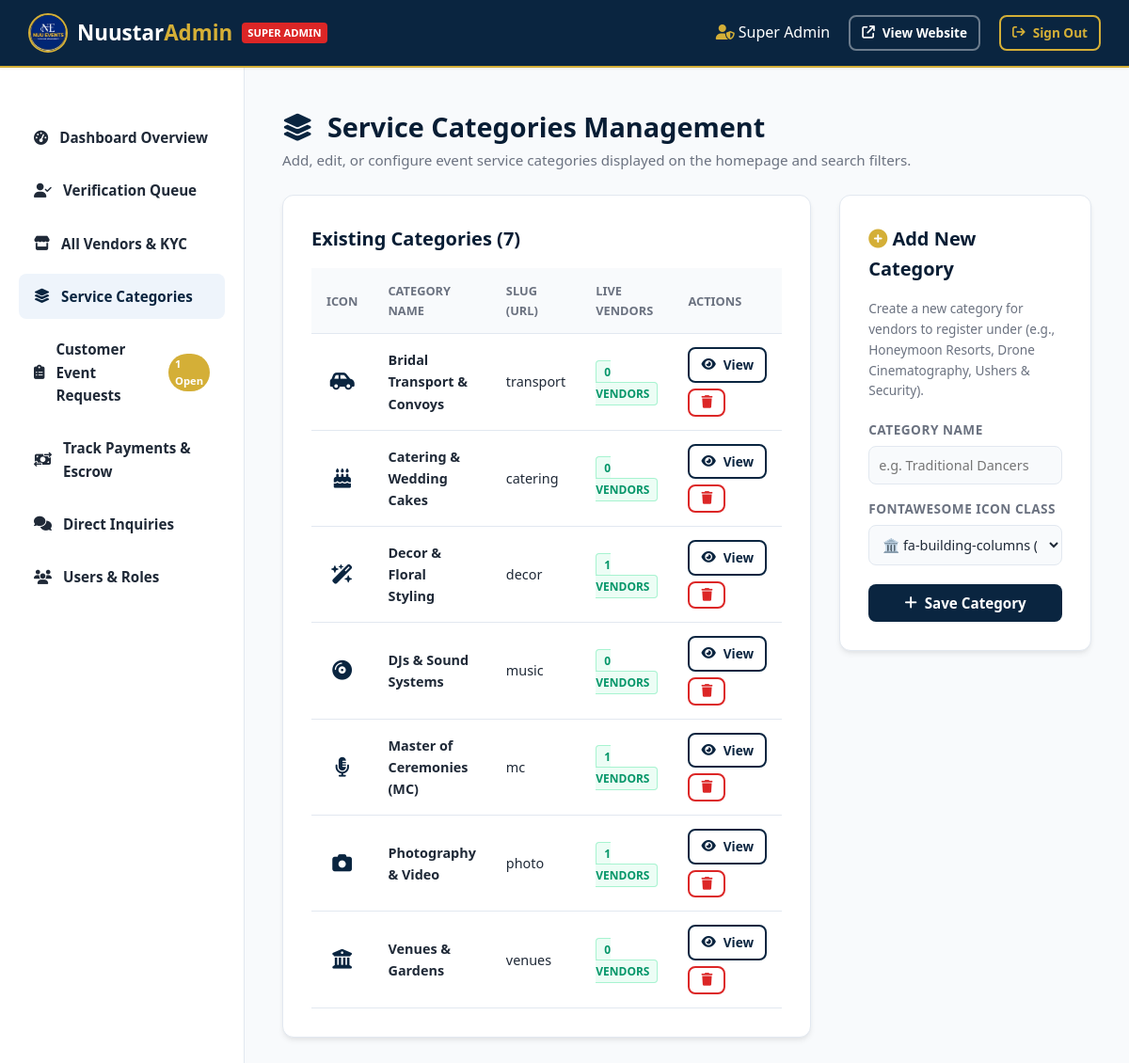
Screenshot of /admin/categories.php (signed in) with the database file from the repository.
### tables this page shows
CREATE TABLE IF NOT EXISTS `categories` (
  `id` INT AUTO_INCREMENT PRIMARY KEY,
  `name` VARCHAR(100) NOT NULL,
  `slug` VARCHAR(100) NOT NULL UNIQUE,
  `icon` VARCHAR(50) NOT NULL DEFAULT 'fa-layer-group',
  `vendor_count` INT DEFAULT 0
);

### admin/categories.php (the view, shortened to what this page needs)
<?php
$currentPage = 'categories';
require_once 'includes/header.php';
$categories = $pdo->query("
    SELECT c.*, COUNT(vp.id) AS live_vendor_count
    FROM categories c
    LEFT JOIN vendor_profiles vp ON c.id = vp.category_id
    GROUP BY c.id
    ORDER BY c.name ASC
")->fetchAll();
?>
<div style="margin-bottom: 25px;">
    <h1 style="font-size: 1.8rem; font-weight: 800; color: var(--dark);"><i class="fa-solid fa-layer-group" style="color: var(--primary); margin-right: 8px;"></i> Service Categories Management</h1>
    <p style="color: var(--text-muted); font-size: 0.95rem;">Add, edit, or configure event service categories displayed on the homepage and search filters.</p>
</div>
<div style="display: grid; grid-template-columns: 2fr 1fr; gap: 30px; align-items: start;">
    <div class="content-box">
        <h2 style="font-size: 1.25rem; font-weight: 700; margin-bottom: 15px; color: var(--dark);">Existing Categories (<?php echo count($categories); ?>)</h2>
        <table class="data-table">
            <thead>
                <tr>
                    <th>Icon</th>
                    <th>Category Name</th>
                    <th>Slug (URL)</th>
                    <th>Live Vendors</th>
                    <th>Actions</th>
                </tr>
            </thead>
            <tbody>
                <?php foreach ($categories as $cat): ?>
                <tr>
                    <td style="font-size: 1.3rem; color: var(--primary); text-align: center; width: 50px;">
                        <i class="fa-solid <?php echo htmlspecialchars($cat['icon']); ?>"></i>
                    </td>
                    <td><strong><?php echo htmlspecialchars($cat['name']); ?></strong></td>
                    <td><code><?php echo htmlspecialchars($cat['slug']); ?></code></td>
                    <td>
                        <span class="badge-status badge-verified-status">
                            <?php echo (int)$cat['live_vendor_count']; ?> Vendors
                        </span>
                    </td>
                    <td>
                        <div class="admin-table-actions">
                            <a href="../vendors.php?category=<?php echo urlencode($cat['slug']); ?>" target="_blank" class="btn btn-outline btn-sm" title="View Public Catalog">
                                <i class="fa-solid fa-eye"></i> View
                            </a>
                            <a href="categories.php?action=delete&id=<?php echo $cat['id']; ?>" class="btn btn-outline btn-sm" style="color: #dc2626; border-color: #dc2626;" title="Delete Category" onclick="return confirm('Delete this category?')">
                                <i class="fa-solid fa-trash"></i>
                            </a>
                        </div>
                    </td>
                </tr>
                <?php endforeach; ?>
            </tbody>
        </table>
    </div>
    <div class="content-box">
        <h2 style="font-size: 1.25rem; font-weight: 700; margin-bottom: 15px; color: var(--dark);"><i class="fa-solid fa-circle-plus" style="color: var(--accent);"></i> Add New Category</h2>
        <p style="font-size: 0.85rem; color: var(--text-muted); margin-bottom: 20px;">
            Create a new category for vendors to register under (e.g., Honeymoon Resorts, Drone Cinematography, Ushers & Security).
        </p>
        <form action="categories.php" method="POST">
            <div class="form-group" style="margin-bottom: 15px;">
                <label style="font-weight: 600; font-size: 0.85rem; display: block; margin-bottom: 6px;">Category Name</label>
                <input type="text" name="name" placeholder="e.g. Traditional Dancers" required style="width: 100%; padding: 10px; border: 1px solid var(--border); border-radius: var(--radius-sm); font-size: 0.9rem;">
            </div>
            <div class="form-group" style="margin-bottom: 20px;">
                <label style="font-weight: 600; font-size: 0.85rem; display: block; margin-bottom: 6px;">FontAwesome Icon Class</label>
                <select name="icon" style="width: 100%; padding: 10px; border: 1px solid var(--border); border-radius: var(--radius-sm); font-size: 0.9rem;">
                    <option value="fa-building-columns">🏛️ fa-building-columns (Venues)</option>
                </select>
            </div>
            <button type="submit" class="btn btn-primary btn-block">
                <i class="fa-solid fa-plus"></i> Save Category
            </button>
        </form>
    </div>
</div>
<?php require_once 'includes/footer.php'; ?>

### admin/includes/header.php (shortened to what this page needs)
<?php
require_once __DIR__ . '/../../config/db.php';
$badgeOpenRequests = (int)$pdo->query("SELECT COUNT(*) FROM event_requests WHERE status = 'open'")->fetchColumn();
$currentAdminName = $_SESSION['user_name'] ?? 'Super Admin';
?>
<!DOCTYPE html>
<html lang="en">
<head>
    <link rel="stylesheet" href="../css/style.css">
    <link rel="stylesheet" href="https://cdnjs.cloudflare.com/ajax/libs/font-awesome/6.5.1/css/all.min.css">
</head>
<body>
<header class="navbar" style="position: static; background: #0a2540; border-bottom: 2px solid var(--accent);">
    <div class="container nav-container" style="max-width: 100%; padding: 0 30px;">
        <a href="dashboard.php" class="logo" style="color: #fff; display: flex; align-items: center; gap: 10px;">
            <img src="../uploads/logo.png" alt="Nuustar Events" style="height: 42px; width: 42px; object-fit: contain; border-radius: 50%; border: 2px solid var(--accent);">
            <span>Nuustar<span style="color: var(--accent);">Admin</span></span>
            <span class="logo-badge" style="background: #dc2626;">Super Admin</span>
        </a>
        <div style="display: flex; align-items: center; gap: 20px; color: #fff;">
            <span><i class="fa-solid fa-user-shield" style="color: var(--accent);"></i> <?php echo htmlspecialchars($currentAdminName); ?></span>
            <a href="../index.php" target="_blank" class="btn btn-outline btn-sm" style="border-color: rgba(255,255,255,0.4); color: #fff;">
                <i class="fa-solid fa-arrow-up-right-from-square"></i> View Website
            </a>
            <a href="../logout.php" class="btn btn-outline btn-sm" style="border-color: var(--accent); color: var(--accent);">
                <i class="fa-solid fa-arrow-right-from-bracket"></i> Sign Out
            </a>
        </div>
    </div>
</header>
<div class="dashboard-layout">
    <aside class="dashboard-sidebar">
        <nav class="dashboard-nav">
            <a href="dashboard.php" class="<?php echo ($currentPage ?? '') === 'dashboard' ? 'active' : ''; ?>">
                <i class="fa-solid fa-gauge-high"></i> Dashboard Overview
            </a>
            <a href="vendors.php?status=pending" class="<?php echo ($currentPage ?? '') === 'verification' ? 'active' : ''; ?>">
                <i class="fa-solid fa-user-check"></i> Verification Queue
            </a>
            <a href="vendors.php" class="<?php echo ($currentPage ?? '') === 'vendors' ? 'active' : ''; ?>">
                <i class="fa-solid fa-store"></i> All Vendors & KYC
            </a>
            <a href="categories.php" class="<?php echo ($currentPage ?? '') === 'categories' ? 'active' : ''; ?>">
                <i class="fa-solid fa-layer-group"></i> Service Categories
            </a>
            <a href="requests.php" class="<?php echo ($currentPage ?? '') === 'requests' ? 'active' : ''; ?>">
                <i class="fa-solid fa-clipboard-list"></i> Customer Event Requests
                <?php if ($badgeOpenRequests > 0): ?>
                    <span style="background: var(--accent); color: #fff; font-size: 0.7rem; padding: 2px 7px; border-radius: 20px; margin-left: auto;">
                        <?php echo $badgeOpenRequests; ?> Open
                    </span>
                <?php endif; ?>
            </a>
            <a href="payments.php" class="<?php echo ($currentPage ?? '') === 'payments' ? 'active' : ''; ?>">
                <i class="fa-solid fa-money-bill-transfer"></i> Track Payments & Escrow
            </a>
            <a href="inquiries.php" class="<?php echo ($currentPage ?? '') === 'inquiries' ? 'active' : ''; ?>">
                <i class="fa-solid fa-comments"></i> Direct Inquiries
            </a>
            <a href="users.php" class="<?php echo ($currentPage ?? '') === 'users' ? 'active' : ''; ?>">
                <i class="fa-solid fa-users"></i> Users & Roles
            </a>
        </nav>
    </aside>
    <main class="dashboard-content">

### admin/includes/footer.php (shortened to what this page needs)
    </main>
</div>
</body>
</html>

### css/style.css (style rules this page uses)
:root { --primary: #0a2540; --primary-hover: #07192b; --primary-light: #eef4fb; --accent: #d4af37; --accent-hover: #b89428; --dark: #081d34; --text-main: #1f2937; --text-muted: #6b7280; --bg-light: #f8fafc; --white: #ffffff; --border: #e2e8f0; --card-shadow: 0 4px 6px -1px rgba(0, 0, 0, 0.07), 0 2px 4px -1px rgba(0, 0, 0, 0.04); --card-shadow-hover: 0 10px 15px -3px rgba(10, 37, 64, 0.12), 0 4px 6px -2px rgba(10, 37, 64, 0.06); --radius-sm: 8px; --radius-md: 12px; --radius-lg: 16px; --transition: all 0.25s ease-in-out; }
* { margin: 0; padding: 0; box-sizing: border-box; font-family: 'Segoe UI', system-ui, -apple-system, BlinkMacSystemFont, Roboto, sans-serif; }
body { background-color: var(--bg-light); color: var(--text-main); line-height: 1.6; min-height: 100vh; display: flex; flex-direction: column; }
a { text-decoration: none; color: inherit; transition: var(--transition); }
img { max-width: 100%; display: block; }
.container { width: 100%; max-width: 1200px; margin: 0 auto; padding: 0 20px; }
.btn { display: inline-flex; align-items: center; justify-content: center; gap: 8px; padding: 10px 20px; border-radius: var(--radius-sm); font-weight: 600; font-size: 0.95rem; cursor: pointer; border: none; transition: var(--transition); text-align: center; }
.btn-primary { background-color: var(--primary); color: var(--white); }
.btn-outline { background-color: transparent; border: 2px solid var(--primary); color: var(--primary); }
.btn-sm { padding: 6px 12px; font-size: 0.85rem; }
.btn-block { width: 100%; }
.navbar { background-color: var(--white); border-bottom: 1px solid var(--border); position: sticky; top: 0; z-index: 100; box-shadow: 0 1px 3px rgba(0,0,0,0.05); }
.nav-container { display: flex; justify-content: space-between; align-items: center; height: 70px; }
.logo { display: flex; align-items: center; gap: 10px; font-size: 1.4rem; font-weight: 800; color: var(--primary); }
.logo-badge { background: var(--accent); color: var(--white); font-size: 0.7rem; padding: 2px 6px; border-radius: 4px; font-weight: 700; text-transform: uppercase; }
.form-group { display: flex; flex-direction: column; text-align: left; }
.form-group label { font-size: 0.75rem; font-weight: 700; text-transform: uppercase; color: var(--text-muted); margin-bottom: 6px; letter-spacing: 0.5px; }
.form-group select, .form-group input { width: 100%; padding: 12px 14px; border: 1px solid var(--border); border-radius: var(--radius-sm); font-size: 0.95rem; color: var(--text-main); background-color: var(--bg-light); outline: none; transition: var(--transition); }
.content-box { background: var(--white); padding: 30px; border-radius: var(--radius-md); border: 1px solid var(--border); margin-bottom: 30px; box-shadow: var(--card-shadow); }
.content-box h2 { font-size: 1.4rem; font-weight: 700; color: var(--dark); margin-bottom: 15px; }
.dashboard-layout { display: grid; grid-template-columns: 260px 1fr; min-height: calc(100vh - 70px); }
.dashboard-sidebar { background: var(--white); border-right: 1px solid var(--border); padding: 30px 20px; display: flex; flex-direction: column; }
.dashboard-nav { display: flex; flex-direction: column; gap: 8px; margin-top: 20px; }
.dashboard-nav a { display: flex; align-items: center; gap: 12px; padding: 12px 16px; border-radius: var(--radius-sm); color: var(--text-main); font-weight: 600; font-size: 0.95rem; transition: var(--transition); }
.dashboard-nav a.active, .dashboard-nav a:hover { background: var(--primary-light); color: var(--primary); }
.dashboard-content { padding: 40px; background: var(--bg-light); }
.data-table { width: 100%; border-collapse: collapse; margin-top: 15px; }
.data-table th, .data-table td { padding: 14px 16px; text-align: left; border-bottom: 1px solid var(--border); font-size: 0.9rem; }
.data-table th { background: #f8fafc; color: var(--text-muted); font-weight: 700; text-transform: uppercase; font-size: 0.8rem; }

### admin/includes/header.php (style rules this page uses)
.admin-table-actions { display: flex; gap: 6px; align-items: center; flex-wrap: wrap; }
.badge-status { padding: 3px 8px; border-radius: 4px; font-size: 0.75rem; font-weight: 700; text-transform: uppercase; }
.badge-verified-status { background: #ecfdf5; color: #059669; border: 1px solid #a7f3d0; }

### rows the page displays
categories: name "Bridal Transport & Convoys", slug "transport", live_vendor_count "0"
categories: name "Catering & Wedding Cakes", slug "catering", live_vendor_count "0"
categories: name "Decor & Floral Styling", slug "decor", live_vendor_count "1"
categories: name "DJs & Sound Systems", slug "music", live_vendor_count "0"
categories: name "Master of Ceremonies (MC)", slug "mc", live_vendor_count "1"
categories: name "Photography & Video", slug "photo", live_vendor_count "1"
categories: name "Venues & Gardens", slug "venues", live_vendor_count "0"

### other values shown
$currentAdminName "Super Admin"
$badgeOpenRequests "1"
count($categories) "7"
